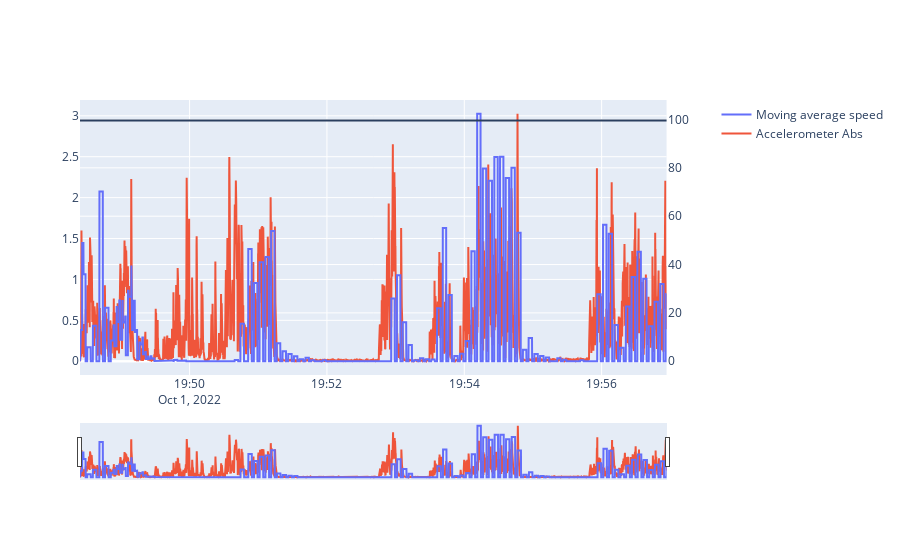

Source (notebook cell):
### Markdown cell above
### View acceleration vs. speed

### Code cell
fig_speed_acc = make_subplots(specs=[[{'secondary_y': True}]])
fig_speed_acc.add_trace(
    go.Scatter(
        x=df['timestamp'], 
        y=df['_speed_kmhr_sma'], 
        name='Moving average speed'
    ),
    secondary_y=True
)
fig_speed_acc.add_trace(
    go.Scatter(
        x=df['timestamp'], 
        y=df['_accelerometer_abs'], 
        name='Accelerometer Abs'
    )
)
fig_speed_acc.update_layout(
    xaxis=dict(
        rangeslider=dict(visible=True)
        , type='date'
    )
)

### Figure 1 — Plotly figure (JSON) as saved in the notebook; plotly's stock layout.template omitted (floating-point values rounded to 4 significant figures; data arrays with more than 128 entries replaced by an {"elided": "..."} marker saying what was removed)
{"data": [{"name": "Moving average speed", "type": "scatter", "x": {"elided": "4551 str values"}, "xaxis": "x", "y": {"elided": "4551 float values"}, "yaxis": "y2"}, {"name": "Accelerometer Abs", "type": "scatter", "x": {"elided": "4551 str values"}, "y": {"elided": "4551 float values"}}], "layout": {"shapes": [{"type": "line", "x0": 0, "x1": 1, "xref": "x domain", "y0": 2.943, "y1": 2.943, "yref": "y"}], "xaxis": {"anchor": "y", "domain": [0, 0.94], "rangeslider": {"visible": true}, "type": "date"}, "yaxis": {"anchor": "x", "domain": [0, 1]}, "yaxis2": {"anchor": "x", "overlaying": "y", "side": "right"}}}
